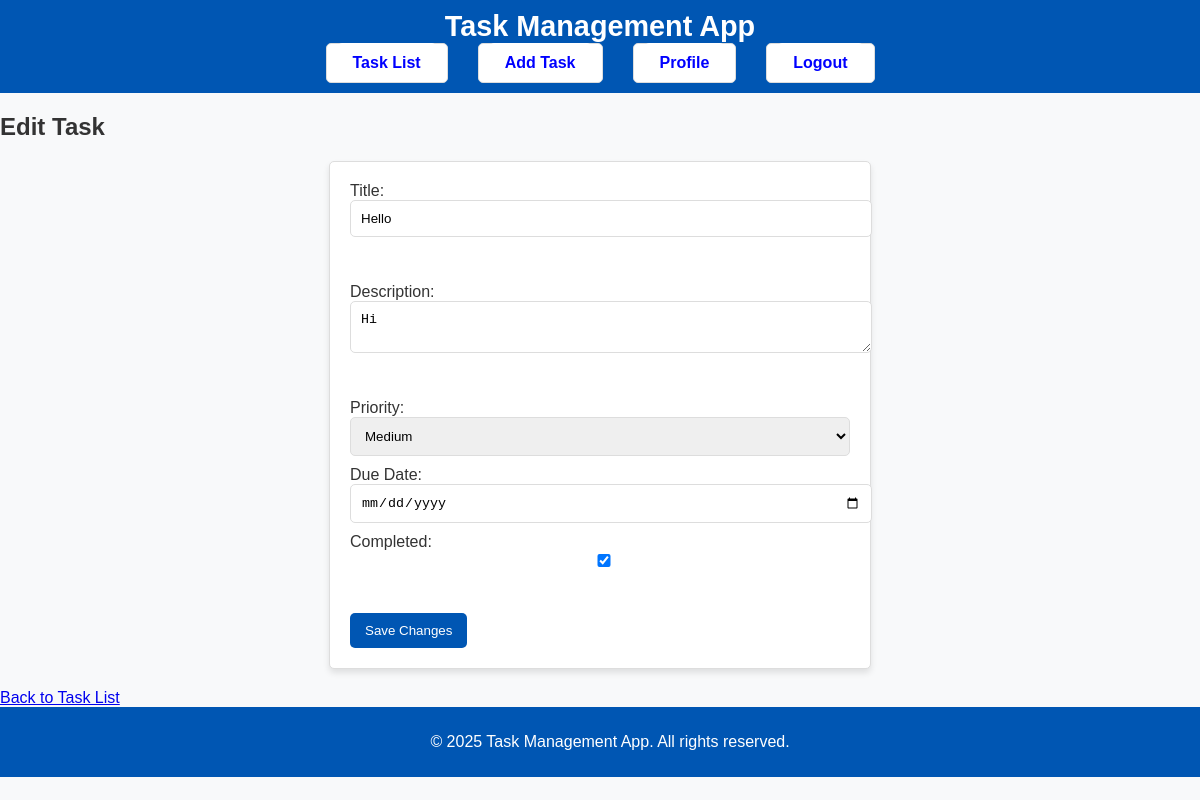
Screenshot of /tasks/edit/3/ (signed in) with the database file from the repository.
### tasks/models.py (models this page shows, shortened)
class Task(models.Model):
    PRIORITY_CHOICES = [
        ('High', 'High'),
        ('Medium', 'Medium'),
        ('Low', 'Low'),
        ('None', 'None'),
    ]
    user = models.ForeignKey(User, on_delete=models.CASCADE)  # Link tasks to users
    title = models.CharField(max_length=100)
    description = models.TextField(blank=True, null=True)
    completed = models.BooleanField(default=False)
    priority = models.CharField(max_length=10, choices=PRIORITY_CHOICES, default="None")  # New priority field
    due_date = models.DateField(null=True, blank=True)  # New field for task deadlines

### tasks/views.py (the view, shortened to what this page needs)
# urls.py: path('edit/<int:task_id>/', views.edit_task, name='edit-task'),  # Edit task route
@login_required
def edit_task(request, task_id):
    task = get_object_or_404(Task, id=task_id)
    return render(request, 'tasks/edit_task.html', {'task': task})  # Render the form

### tasks/templates/tasks/edit_task.html (shortened to what this page needs)
{% extends 'base.html' %}
{% block content %}
    <h2>Edit Task</h2>
    <form method="POST">
        <label for="title">Title:</label>
        <input type="text" id="title" name="title" value="{{ task.title }}" required><br><br>
        <label for="description">Description:</label>
        <textarea id="description" name="description">{{ task.description }}</textarea><br><br>
        <label for="priority">Priority:</label>
        <select name="priority" id="priority">
            <option value="Medium" selected>Medium</option>
        </select>
        <label>
            <label for="due_date">Due Date:</label>
    <input type="date" name="due_date" id="due_date" value="{{ task.due_date }}">
    <label for="completed">Completed:</label>
    <input type="checkbox" name="completed" id="completed" {% if task.completed %}checked{% endif %}>
        </label><br><br>
        <button type="submit">Save Changes</button>
    </form>
    <a href="{% url 'task-list' %}">Back to Task List</a>
{% endblock %}

### static/styles.css (style rules this page uses)
body { font-family: Arial, sans-serif; background-color: #f8f9fa; color: #333; margin: 0; padding: 0; }
form { max-width: 500px; margin: 20px auto; padding: 20px; background: white; border: 1px solid #ddd; border-radius: 5px; box-shadow: 0 4px 6px rgba(0, 0, 0, 0.1); }
input, textarea, select { display: block; width: 100%; padding: 10px; margin-bottom: 10px; border: 1px solid #ddd; border-radius: 5px; }
button { background-color: #0056b3; color: white; padding: 10px 15px; border: none; border-radius: 5px; cursor: pointer; }

### rows the page displays
Task: title "Hello", description "Hi", completed "☑"
